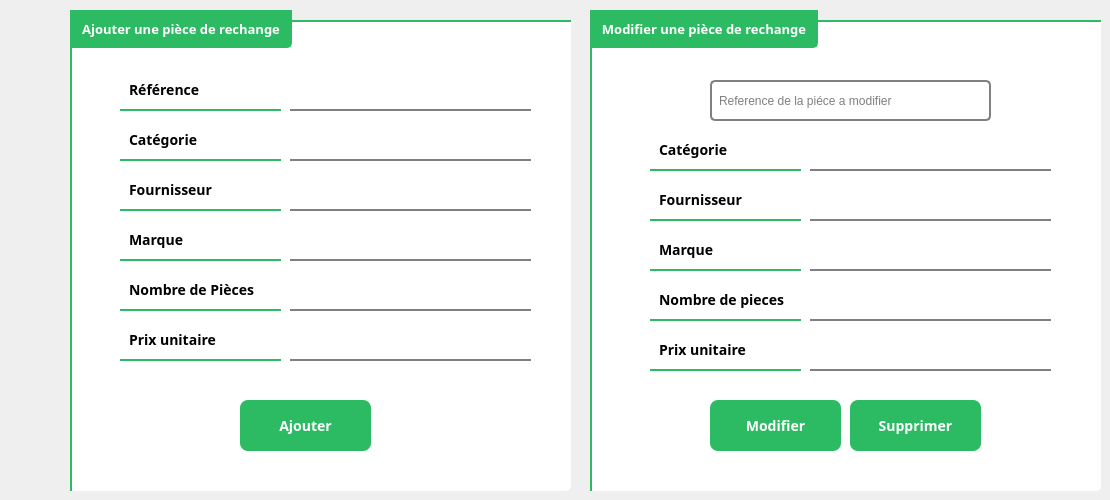
    <widget class="QWidget" name="tab_3">
     <attribute name="title">
      <string>Ajouter une Pièce</string>
     </attribute>
     <widget class="QGroupBox" name="groupBox">
      <property name="geometry">
       <rect>
        <x>70</x>
        <y>10</y>
        <width>501</width>
        <height>481</height>
       </rect>
      </property>
      <property name="font">
       <font>
        <family>Poppins</family>
        <pointsize>10</pointsize>
        <weight>75</weight>
        <bold>true</bold>
       </font>
      </property>
      <property name="styleSheet">
       <string notr="true">QGroupBox {
  border: none;
  margin-top: 10px;
  border-left: 2px solid #2CBB63; /* Green left border */
  border-top: 2px solid #2CBB63; /* Green top border */
  border-bottom-right-radius: 5px; /* Rounded bottom-right corner */
background-color:white;
}

QGroupBox::title {
  subcontrol-origin: margin;
  subcontrol-position: top left;
  padding: 8px;
  color: white;
  font-size: 20px; /* Increased font size */
  font-weight: bold;
  min-width: 120px;
  qproperty-drawBase: 0;
  background-color: #2CBB63;
  border-bottom: 2px solid #2CBB63; /* Green bottom border */
  border-top: 2px solid #2CBB63; /* Green top border */
  border-left: 2px solid #2CBB63; /* Green left border */
  border-right: 2px solid #2CBB63; /* Green right border */
  border-bottom-right-radius: 5px; /* Rounded bottom-right corner */
}</string>
      </property>
      <property name="title">
       <string>Ajouter une pièce de rechange</string>
      </property>
      <widget class="QPushButton" name="pushButton_Valider_2">
       <property name="geometry">
        <rect>
         <x>170</x>
         <y>390</y>
         <width>131</width>
         <height>51</height>
        </rect>
       </property>
       <property name="font">
        <font>
         <family>Poppins</family>
         <pointsize>-1</pointsize>
         <weight>75</weight>
         <bold>true</bold>
        </font>
       </property>
       <property name="styleSheet">
        <string notr="true">QPushButton {
  border: none;
  border-radius: 8px;
  padding: 10px 20px;
  background-color: #2CBB63; /* Green color */
  color: white;
  font-size: 14px;
  font-weight: bold;
  text-transform: uppercase;
  transition: background-color 0.3s ease;
}

QPushButton:hover {
  background-color: #7AE59A; /* Lighter green color on hover */
}

QPushButton:pressed {
  background-color: #A2EFB6; /* Lighter green color when pressed */
  border: 5px solid #2CBB63; /* Green contour */
}

QPushButton:focus {
  outline: none;
  box-shadow: 0 0 0 3px rgba(0, 102, 204, 0.4);
}</string>
       </property>
       <property name="text">
        <string>Ajouter</string>
       </property>
      </widget>
      <widget class="QLabel" name="label_Reference_2">
       <property name="geometry">
        <rect>
         <x>50</x>
         <y>60</y>
         <width>161</width>
         <height>41</height>
        </rect>
       </property>
       <property name="font">
        <font>
         <family>Poppins</family>
         <pointsize>-1</pointsize>
         <weight>75</weight>
         <bold>true</bold>
        </font>
       </property>
       <property name="styleSheet">
        <string notr="true">QLabel {
  padding: 5px;
  border-bottom: 2px solid #2CBB63; /* Grey underline */
  background-color: white; /* White background */
  color: black; /* Black text color */
  font-weight: bold; /* Bolder text */
  font-size:14px;
}

QLabel:hover {
  border-bottom-color: #2CBB63; /* Green underline color on hover */
  color: black; /* Dark green text color on hover */
}</string>
       </property>
       <property name="text">
        <string>Référence</string>
       </property>
      </widget>
      <widget class="QLabel" name="label_categorie_2">
       <property name="geometry">
        <rect>
         <x>50</x>
         <y>110</y>
         <width>161</width>
         <height>41</height>
        </rect>
       </property>
       <property name="font">
        <font>
         <family>Poppins</family>
         <pointsize>-1</pointsize>
         <weight>75</weight>
         <bold>true</bold>
        </font>
       </property>
       <property name="styleSheet">
        <string notr="true">QLabel {
  padding: 5px;
  border-bottom: 2px solid #2CBB63; /* Grey underline */
  background-color: white; /* White background */
  color: black; /* Black text color */
  font-weight: bold; /* Bolder text */
  font-size:14px;
 font-style:poppins;
}

QLabel:hover {
  border-bottom-color: #2CBB63; /* Green underline color on hover */
  color: black; /* Dark green text color on hover */
}</string>
       </property>
       <property name="text">
        <string>Catégorie</string>
       </property>
      </widget>
      <widget class="QLabel" name="label_fournisseur_2">
       <property name="geometry">
        <rect>
         <x>50</x>
         <y>160</y>
         <width>161</width>
         <height>41</height>
        </rect>
       </property>
       <property name="font">
        <font>
         <family>Poppins</family>
         <pointsize>-1</pointsize>
         <weight>75</weight>
         <bold>true</bold>
        </font>
       </property>
       <property name="styleSheet">
        <string notr="true">QLabel {
  padding: 5px;
  border-bottom: 2px solid #2CBB63; /* Grey underline */
  background-color: white; /* White background */
  color: black; /* Black text color */
  font-weight: bold; /* Bolder text */
  font-size:14px;
}

QLabel:hover {
  border-bottom-color: #2CBB63; /* Green underline color on hover */
  color: black; /* Dark green text color on hover */
}</string>
       </property>
       <property name="text">
        <string>Fournisseur</string>
       </property>
      </widget>
      <widget class="QLabel" name="label_Marque_2">
       <property name="geometry">
        <rect>
         <x>50</x>
         <y>210</y>
         <width>161</width>
         <height>41</height>
        </rect>
       </property>
       <property name="font">
        <font>
         <family>Poppins</family>
         <pointsize>-1</pointsize>
         <weight>75</weight>
         <bold>true</bold>
        </font>
       </property>
       <property name="styleSheet">
        <string notr="true">QLabel {
  padding: 5px;
  border-bottom: 2px solid #2CBB63; /* Grey underline */
  background-color: white; /* White background */
  color: black; /* Black text color */
  font-weight: bold; /* Bolder text */
  font-size:14px;
}

QLabel:hover {
  border-bottom-color: #2CBB63; /* Green underline color on hover */
  color: black; /* Dark green text color on hover */
}</string>
       </property>
       <property name="text">
        <string>Marque</string>
       </property>
      </widget>
      <widget class="QLabel" name="label_nb_pieces_2">
       <property name="geometry">
        <rect>
         <x>50</x>
         <y>260</y>
         <width>161</width>
         <height>41</height>
        </rect>
       </property>
       <property name="font">
        <font>
         <family>Poppins</family>
         <pointsize>-1</pointsize>
         <weight>75</weight>
         <bold>true</bold>
        </font>
       </property>
       <property name="styleSheet">
        <string notr="true">QLabel {
  padding: 5px;
  border-bottom: 2px solid #2CBB63; /* Grey underline */
  background-color: white; /* White background */
  color: black; /* Black text color */
  font-weight: bold; /* Bolder text */
  font-size:14px;
}

QLabel:hover {
  border-bottom-color: #2CBB63; /* Green underline color on hover */
  color: black; /* Dark green text color on hover */
}</string>
       </property>
       <property name="text">
        <string>Nombre de Pièces </string>
       </property>
      </widget>
      <widget class="QLineEdit" name="lineEdit_Reference_2">
       <property name="geometry">
        <rect>
         <x>220</x>
         <y>60</y>
         <width>241</width>
         <height>41</height>
        </rect>
       </property>
       <property name="styleSheet">
        <string notr="true">QLineEdit {
  padding: 0;
  border: none; /* No border */
  background-color: transparent; /* Transparent background */
  color: black; /* Black text color */
  border-bottom: 2px solid #808080; /* Grey underline */
}

QLineEdit:hover {
  border-bottom: 3px solid #2CBB63; /* Green underline on hover */
  font-weight: bold; /* Bolder text */
  padding-bottom: 2px; /* Increase bottom padding */
}</string>
       </property>
      </widget>
      <widget class="QLineEdit" name="lineEdit_Categorie_2">
       <property name="geometry">
        <rect>
         <x>220</x>
         <y>110</y>
         <width>241</width>
         <height>41</height>
        </rect>
       </property>
       <property name="styleSheet">
        <string notr="true">QLineEdit {
  padding: 0;
  border: none; /* No border */
  background-color: transparent; /* Transparent background */
  color: black; /* Black text color */
  border-bottom: 2px solid #808080; /* Grey underline */
}

QLineEdit:hover {
  border-bottom: 3px solid #2CBB63; /* Green underline on hover */
  font-weight: bold; /* Bolder text */
  padding-bottom: 2px; /* Increase bottom padding */
}</string>
       </property>
      </widget>
      <widget class="QLineEdit" name="lineEdit_Fournisseur_2">
       <property name="geometry">
        <rect>
         <x>220</x>
         <y>160</y>
         <width>241</width>
         <height>41</height>
        </rect>
       </property>
       <property name="styleSheet">
        <string notr="true">QLineEdit {
  padding: 0;
  border: none; /* No border */
  background-color: transparent; /* Transparent background */
  color: black; /* Black text color */
  border-bottom: 2px solid #808080; /* Grey underline */
}

QLineEdit:hover {
  border-bottom: 3px solid #2CBB63; /* Green underline on hover */
  font-weight: bold; /* Bolder text */
  padding-bottom: 2px; /* Increase bottom padding */
}</string>
       </property>
      </widget>
      <widget class="QLineEdit" name="lineEdit_Marque_2">
       <property name="geometry">
        <rect>
         <x>220</x>
         <y>210</y>
         <width>241</width>
         <height>41</height>
        </rect>
       </property>
       <property name="styleSheet">
        <string notr="true">QLineEdit {
  padding: 0;
  border: none; /* No border */
  background-color: transparent; /* Transparent background */
  color: black; /* Black text color */
  border-bottom: 2px solid #808080; /* Grey underline */
}

QLineEdit:hover {
  border-bottom: 3px solid #2CBB63; /* Green underline on hover */
  font-weight: bold; /* Bolder text */
  padding-bottom: 2px; /* Increase bottom padding */
}</string>
       </property>
      </widget>
      <widget class="QLineEdit" name="lineEdit_nb_pieces_2">
       <property name="geometry">
        <rect>
         <x>220</x>
         <y>260</y>
         <width>241</width>
         <height>41</height>
        </rect>
       </property>
       <property name="styleSheet">
        <string notr="true">QLineEdit {
  padding: 0;
  border: none; /* No border */
  background-color: transparent; /* Transparent background */
  color: black; /* Black text color */
  border-bottom: 2px solid #808080; /* Grey underline */
}

QLineEdit:hover {
  border-bottom: 3px solid #2CBB63; /* Green underline on hover */
  font-weight: bold; /* Bolder text */
  padding-bottom: 2px; /* Increase bottom padding */
}</string>
       </property>
      </widget>
      <widget class="QLabel" name="label_prix_unit_2">
       <property name="geometry">
        <rect>
         <x>50</x>
         <y>310</y>
         <width>161</width>
         <height>41</height>
        </rect>
       </property>
       <property name="font">
        <font>
         <family>Poppins</family>
         <pointsize>-1</pointsize>
         <weight>75</weight>
         <bold>true</bold>
        </font>
       </property>
       <property name="styleSheet">
        <string notr="true">QLabel {
  padding: 5px;
  border-bottom: 2px solid #2CBB63; /* Grey underline */
  background-color: white; /* White background */
  color: black; /* Black text color */
  font-weight: bold; /* Bolder text */
  font-size:14px;
}

QLabel:hover {
  border-bottom-color: #2CBB63; /* Green underline color on hover */
  color: black; /* Dark green text color on hover */
}</string>
       </property>
       <property name="text">
        <string>Prix unitaire</string>
       </property>
      </widget>
      <widget class="QLineEdit" name="lineEdit_prix_unit_2">
       <property name="geometry">
        <rect>
         <x>220</x>
         <y>310</y>
         <width>241</width>
         <height>41</height>
        </rect>
       </property>
       <property name="styleSheet">
        <string notr="true">QLineEdit {
  padding: 0;
  border: none; /* No border */
  background-color: transparent; /* Transparent background */
  color: black; /* Black text color */
  border-bottom: 2px solid #808080; /* Grey underline */
}

QLineEdit:hover {
  border-bottom: 3px solid #2CBB63; /* Green underline on hover */
  font-weight: bold; /* Bolder text */
  padding-bottom: 2px; /* Increase bottom padding */
}</string>
       </property>
      </widget>
     </widget>
     <widget class="QGroupBox" name="groupBox_4">
      <property name="geometry">
       <rect>
        <x>590</x>
        <y>10</y>
        <width>511</width>
        <height>481</height>
       </rect>
      </property>
      <property name="font">
       <font>
        <family>Poppins</family>
        <pointsize>10</pointsize>
        <weight>75</weight>
        <bold>true</bold>
       </font>
      </property>
      <property name="styleSheet">
       <string notr="true">QGroupBox {
  border: none;
  margin-top: 10px;
  border-left: 2px solid #2CBB63; /* Green left border */
  border-top: 2px solid #2CBB63; /* Green top border */
  border-bottom-right-radius: 5px; /* Rounded bottom-right corner */
background-color:white;
}

QGroupBox::title {
  subcontrol-origin: margin;
  subcontrol-position: top left;
  padding: 8px;
  color: white;
  font-size: 20px; /* Increased font size */
  font-weight: bold;
  min-width: 120px;
  qproperty-drawBase: 0;
  background-color: #2CBB63;
  border-bottom: 2px solid #2CBB63; /* Green bottom border */
  border-top: 2px solid #2CBB63; /* Green top border */
  border-left: 2px solid #2CBB63; /* Green left border */
  border-right: 2px solid #2CBB63; /* Green right border */
  border-bottom-right-radius: 5px; /* Rounded bottom-right corner */
}</string>
      </property>
      <property name="title">
       <string>Modifier une pièce de rechange</string>
      </property>
      <widget class="QLabel" name="label_categorie_3">
       <property name="geometry">
        <rect>
         <x>60</x>
         <y>120</y>
         <width>151</width>
         <height>41</height>
        </rect>
       </property>
       <property name="font">
        <font>
         <family>Poppins</family>
         <pointsize>-1</pointsize>
         <weight>75</weight>
         <bold>true</bold>
        </font>
       </property>
       <property name="styleSheet">
        <string notr="true">QLabel {
  padding: 5px;
  border-bottom: 2px solid #2CBB63; /* Grey underline */
  background-color: white; /* White background */
  color: black; /* Black text color */
  font-weight: bold; /* Bolder text */
  font-size:14px;
}

QLabel:hover {
  border-bottom-color: #2CBB63; /* Green underline color on hover */
  color: black; /* Dark green text color on hover */
}</string>
       </property>
       <property name="text">
        <string>Catégorie</string>
       </property>
      </widget>
      <widget class="QLabel" name="label_fournisseur_3">
       <property name="geometry">
        <rect>
         <x>60</x>
         <y>170</y>
         <width>151</width>
         <height>41</height>
        </rect>
       </property>
       <property name="font">
        <font>
         <family>Poppins</family>
         <pointsize>-1</pointsize>
         <weight>75</weight>
         <bold>true</bold>
        </font>
       </property>
       <property name="styleSheet">
        <string notr="true">QLabel {
  padding: 5px;
  border-bottom: 2px solid #2CBB63; /* Grey underline */
  background-color: white; /* White background */
  color: black; /* Black text color */
  font-weight: bold; /* Bolder text */
  font-size:14px;
}

QLabel:hover {
  border-bottom-color: #2CBB63; /* Green underline color on hover */
  color: black; /* Dark green text color on hover */
}</string>
       </property>
       <property name="text">
        <string>Fournisseur</string>
       </property>
      </widget>
      <widget class="QLabel" name="label_Marque_3">
       <property name="geometry">
        <rect>
         <x>60</x>
         <y>220</y>
         <width>151</width>
         <height>41</height>
        </rect>
       </property>
       <property name="font">
        <font>
         <family>Poppins</family>
         <pointsize>-1</pointsize>
         <weight>75</weight>
         <bold>true</bold>
        </font>
       </property>
       <property name="styleSheet">
        <string notr="true">QLabel {
  padding: 5px;
  border-bottom: 2px solid #2CBB63; /* Grey underline */
  background-color: white; /* White background */
  color: black; /* Black text color */
  font-weight: bold; /* Bolder text */
  font-size:14px;
}

QLabel:hover {
  border-bottom-color: #2CBB63; /* Green underline color on hover */
  color: black; /* Dark green text color on hover */
}</string>
       </property>
       <property name="text">
        <string>Marque</string>
       </property>
      </widget>
      <widget class="QLabel" name="label_nb_pieces_3">
       <property name="geometry">
        <rect>
         <x>60</x>
         <y>270</y>
         <width>151</width>
         <height>41</height>
        </rect>
       </property>
       <property name="font">
        <font>
         <family>Poppins</family>
         <pointsize>-1</pointsize>
         <weight>75</weight>
         <bold>true</bold>
        </font>
       </property>
       <property name="styleSheet">
        <string notr="true">QLabel {
  padding: 5px;
  border-bottom: 2px solid #2CBB63; /* Grey underline */
  background-color: white; /* White background */
  color: black; /* Black text color */
  font-weight: bold; /* Bolder text */
  font-size:14px;
}

QLabel:hover {
  border-bottom-color: #2CBB63; /* Green underline color on hover */
  color: black; /* Dark green text color on hover */
}</string>
       </property>
       <property name="text">
        <string>Nombre de pieces </string>
       </property>
      </widget>
      <widget class="QLineEdit" name="lineEdit_Categorie_3">
       <property name="geometry">
        <rect>
         <x>220</x>
         <y>120</y>
         <width>241</width>
         <height>41</height>
        </rect>
       </property>
       <property name="styleSheet">
        <string notr="true">QLineEdit {
  padding: 0;
  border: none; /* No border */
  background-color: transparent; /* Transparent background */
  color: black; /* Black text color */
  border-bottom: 2px solid #808080; /* Grey underline */
}

QLineEdit:hover {
  border-bottom: 3px solid #2CBB63; /* Green underline on hover */
  font-weight: bold; /* Bolder text */
  padding-bottom: 2px; /* Increase bottom padding */
}</string>
       </property>
      </widget>
      <widget class="QLineEdit" name="lineEdit_Fournisseur_3">
       <property name="geometry">
        <rect>
         <x>220</x>
         <y>170</y>
         <width>241</width>
         <height>41</height>
        </rect>
       </property>
       <property name="styleSheet">
        <string notr="true">QLineEdit {
  padding: 0;
  border: none; /* No border */
  background-color: transparent; /* Transparent background */
  color: black; /* Black text color */
  border-bottom: 2px solid #808080; /* Grey underline */
}

QLineEdit:hover {
  border-bottom: 3px solid #2CBB63; /* Green underline on hover */
  font-weight: bold; /* Bolder text */
  padding-bottom: 2px; /* Increase bottom padding */
}</string>
       </property>
      </widget>
      <widget class="QLineEdit" name="lineEdit_Marque_3">
       <property name="geometry">
        <rect>
         <x>220</x>
         <y>220</y>
         <width>241</width>
         <height>41</height>
        </rect>
       </property>
       <property name="styleSheet">
        <string notr="true">QLineEdit {
  padding: 0;
  border: none; /* No border */
  background-color: transparent; /* Transparent background */
  color: black; /* Black text color */
  border-bottom: 2px solid #808080; /* Grey underline */
}

QLineEdit:hover {
  border-bottom: 3px solid #2CBB63; /* Green underline on hover */
  font-weight: bold; /* Bolder text */
  padding-bottom: 2px; /* Increase bottom padding */
}</string>
       </property>
      </widget>
      <widget class="QLineEdit" name="lineEdit_nb_pieces_3">
       <property name="geometry">
        <rect>
         <x>220</x>
         <y>270</y>
         <width>241</width>
         <height>41</height>
        </rect>
       </property>
       <property name="styleSheet">
        <string notr="true">QLineEdit {
  padding: 0;
  border: none; /* No border */
  background-color: transparent; /* Transparent background */
  color: black; /* Black text color */
  border-bottom: 2px solid #808080; /* Grey underline */
}

QLineEdit:hover {
  border-bottom: 3px solid #2CBB63; /* Green underline on hover */
  font-weight: bold; /* Bolder text */
  padding-bottom: 2px; /* Increase bottom padding */
}</string>
       </property>
      </widget>
      <widget class="QLabel" name="label_prix_unit_3">
       <property name="geometry">
        <rect>
         <x>60</x>
         <y>320</y>
         <width>151</width>
         <height>41</height>
        </rect>
       </property>
       <property name="font">
        <font>
         <family>Poppins</family>
         <pointsize>-1</pointsize>
         <weight>75</weight>
         <bold>true</bold>
        </font>
       </property>
       <property name="styleSheet">
        <string notr="true">QLabel {
  padding: 5px;
  border-bottom: 2px solid #2CBB63; /* Grey underline */
  background-color: white; /* White background */
  color: black; /* Black text color */
  font-weight: bold; /* Bolder text */
  font-size:14px;
}

QLabel:hover {
  border-bottom-color: #2CBB63; /* Green underline color on hover */
  color: black; /* Dark green text color on hover */
}</string>
       </property>
       <property name="text">
        <string>Prix unitaire</string>
       </property>
      </widget>
      <widget class="QLineEdit" name="lineEdit_prix_unit_3">
       <property name="geometry">
        <rect>
         <x>220</x>
         <y>320</y>
         <width>241</width>
         <height>41</height>
        </rect>
       </property>
       <property name="styleSheet">
        <string notr="true">QLineEdit {
  padding: 0;
  border: none; /* No border */
  background-color: transparent; /* Transparent background */
  color: black; /* Black text color */
  border-bottom: 2px solid #808080; /* Grey underline */
}

QLineEdit:hover {
  border-bottom: 3px solid #2CBB63; /* Green underline on hover */
  font-weight: bold; /* Bolder text */
  padding-bottom: 2px; /* Increase bottom padding */
}</string>
       </property>
      </widget>
      <widget class="QLineEdit" name="lineEdit_Modification">
       <property name="geometry">
        <rect>
         <x>120</x>
         <y>70</y>
         <width>281</width>
         <height>41</height>
        </rect>
       </property>
       <property name="styleSheet">
        <string notr="true">QLineEdit {
  padding: 5px;
  border: 2px solid #808080; /* Grey border */
  border-radius: 5px; /* Rounded corners */
  background-color: white; /* White background */
  color: black; /* Black text color */
}

QLineEdit:hover {
  border-color: #2CBB63; /* Green border color on hover */
}

QLineEdit:focus {
  border-color: #2CBB63; /* Green border color on focus */
  outline: none; /* Remove focus outline */
}</string>
       </property>
       <property name="readOnly">
        <bool>false</bool>
       </property>
       <property name="placeholderText">
        <string>Reference de la piéce a modifier</string>
       </property>
      </widget>
      <widget class="QPushButton" name="pushButton_Modifier">
       <property name="geometry">
        <rect>
         <x>120</x>
         <y>390</y>
         <width>131</width>
         <height>51</height>
        </rect>
       </property>
       <property name="font">
        <font>
         <family>Poppins</family>
         <pointsize>-1</pointsize>
         <weight>75</weight>
         <bold>true</bold>
        </font>
       </property>
       <property name="styleSheet">
        <string notr="true">QPushButton {
  border: none;
  border-radius: 8px;
  padding: 10px 20px;
  background-color: #2CBB63; /* Green color */
  color: white;
  font-size: 14px;
  font-weight: bold;
  text-transform: uppercase;
  transition: background-color 0.3s ease;
}

QPushButton:hover {
  background-color: #7AE59A; /* Lighter green color on hover */
}

QPushButton:pressed {
  background-color: #A2EFB6; /* Lighter green color when pressed */
  border: 5px solid #2CBB63; /* Green contour */
}

QPushButton:focus {
  outline: none;
  box-shadow: 0 0 0 3px rgba(0, 102, 204, 0.4);
}</string>
       </property>
       <property name="text">
        <string>Modifier</string>
       </property>
      </widget>
      <widget class="QPushButton" name="pushButton_Supprimer">
       <property name="geometry">
        <rect>
         <x>260</x>
         <y>390</y>
         <width>131</width>
         <height>51</height>
        </rect>
       </property>
       <property name="font">
        <font>
         <family>Poppins</family>
         <pointsize>-1</pointsize>
         <weight>75</weight>
         <bold>true</bold>
        </font>
       </property>
       <property name="styleSheet">
        <string notr="true">QPushButton {
  border: none;
  border-radius: 8px;
  padding: 10px 20px;
  background-color: #2CBB63; /* Green color */
  color: white;
  font-size: 14px;
  font-weight: bold;
  text-transform: uppercase;
  transition: background-color 0.3s ease;
}

QPushButton:hover {
  background-color: #7AE59A; /* Lighter green color on hover */
}

QPushButton:pressed {
  background-color: #A2EFB6; /* Lighter green color when pressed */
  border: 5px solid #2CBB63; /* Green contour */
}

QPushButton:focus {
  outline: none;
  box-shadow: 0 0 0 3px rgba(0, 102, 204, 0.4);
}</string>
       </property>
       <property name="text">
        <string>Supprimer</string>
       </property>
      </widget>
     </widget>
    </widget>
